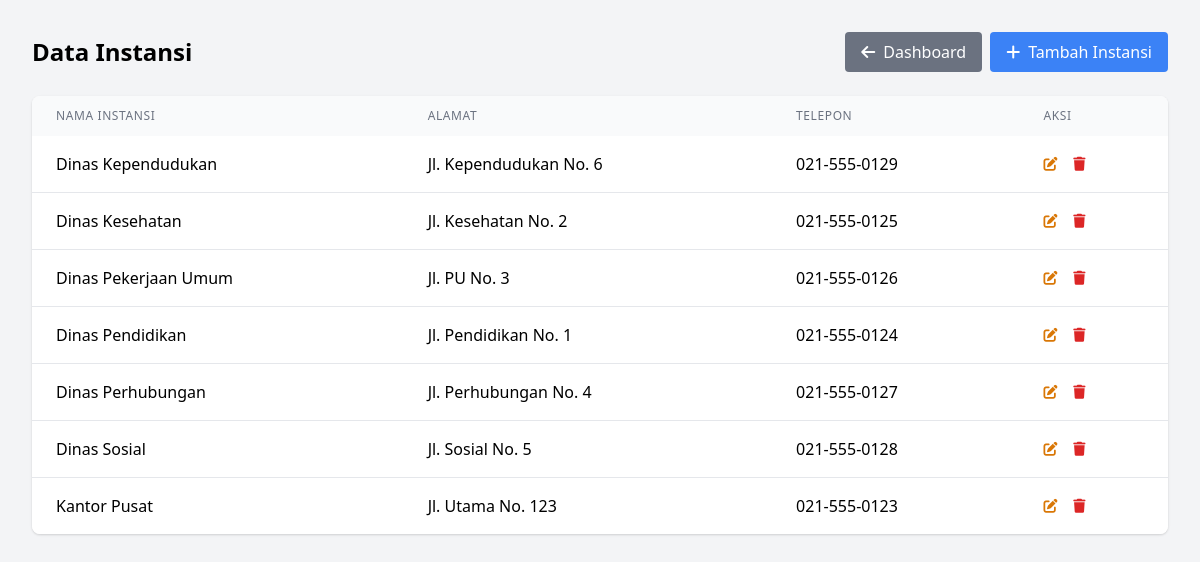
Screenshot of /data_instansi.php (signed in) with the database file from the repository.
### tables this page shows
CREATE TABLE instansi (
    id INT PRIMARY KEY AUTO_INCREMENT,
    nama_instansi VARCHAR(100) NOT NULL,
    alamat TEXT,
    telepon VARCHAR(20),
    dibuat_pada TIMESTAMP DEFAULT CURRENT_TIMESTAMP,
    diperbarui_pada TIMESTAMP DEFAULT CURRENT_TIMESTAMP ON UPDATE CURRENT_TIMESTAMP
);

### data_instansi.php (the view, shortened to what this page needs)
<?php
require_once 'config/database.php';
$sql = "SELECT * FROM instansi ORDER BY nama_instansi ASC";
$result = $conn->query($sql);
?>
<!DOCTYPE html>
<html lang="id">
<head>
    <link href="https://cdnjs.cloudflare.com/ajax/libs/tailwindcss/2.2.19/tailwind.min.css" rel="stylesheet">
    <link rel="stylesheet" href="https://cdnjs.cloudflare.com/ajax/libs/font-awesome/6.0.0/css/all.min.css">
</head>
<body class="bg-gray-100">
    <div class="flex min-h-screen">
        <div class="flex-1 p-4 md:p-8">
            <div class="flex flex-col sm:flex-row justify-between items-start sm:items-center mb-6 gap-4">
                <h1 class="text-2xl font-bold">Data Instansi</h1>
                <div class="flex flex-col sm:flex-row gap-2">
                    <button onclick="window.location.href='dashboard.php'" class="bg-gray-500 hover:bg-gray-600 text-white px-4 py-2 rounded">
                        <i class="fas fa-arrow-left mr-2"></i>Dashboard
                    </button>
                    <button onclick="tampilFormTambah()" class="bg-blue-500 hover:bg-blue-600 text-white px-4 py-2 rounded">
                        <i class="fas fa-plus mr-2"></i>Tambah Instansi
                    </button>
                </div>
            </div>
            <div class="desktop-table bg-white rounded-lg shadow overflow-hidden">
                <div class="overflow-x-auto">
                    <table class="min-w-full">
                        <thead class="bg-gray-50">
                            <tr>
                                <th class="px-6 py-3 text-left text-xs font-medium text-gray-500 uppercase tracking-wider">Nama Instansi</th>
                                <th class="px-6 py-3 text-left text-xs font-medium text-gray-500 uppercase tracking-wider">Alamat</th>
                                <th class="px-6 py-3 text-left text-xs font-medium text-gray-500 uppercase tracking-wider">Telepon</th>
                                <th class="px-6 py-3 text-left text-xs font-medium text-gray-500 uppercase tracking-wider">Aksi</th>
                            </tr>
                        </thead>
                        <tbody class="bg-white divide-y divide-gray-200">
                            <?php if($result->num_rows > 0): ?>
                                <?php while($row = $result->fetch_assoc()): ?>
                                    <tr>
                                        <td class="px-6 py-4"><?php echo htmlspecialchars($row['nama_instansi']); ?></td>
                                        <td class="px-6 py-4"><?php echo htmlspecialchars($row['alamat']); ?></td>
                                        <td class="px-6 py-4"><?php echo htmlspecialchars($row['telepon']); ?></td>
                                        <td class="px-6 py-4 whitespace-nowrap text-sm font-medium">
                                            <button onclick="tampilFormEdit(<?php echo $row['id']; ?>,
                                                '<?php echo addslashes($row['nama_instansi']); ?>',
                                                '<?php echo addslashes($row['alamat']); ?>',
                                                '<?php echo addslashes($row['telepon']); ?>')"
                                                class="text-yellow-600 hover:text-yellow-900 mr-3">
                                                <i class="fas fa-edit"></i>
                                            </button>
                                            <a href="#" onclick="konfirmasiHapus(<?php echo $row['id']; ?>)"
                                               class="text-red-600 hover:text-red-900">
                                                <i class="fas fa-trash"></i>
                                            </a>
                                        </td>
                                    </tr>
                                <?php endwhile; ?>
                            <?php else: ?>
                                <tr>
                                    <td colspan="4" class="px-6 py-4 text-center">Tidak ada data instansi</td>
                                </tr>
                            <?php endif; ?>
                        </tbody>
                    </table>
                </div>
            </div>
        </div>
    </div>
</body>
</html>

### data_instansi.php (style rules this page uses)
@media (min-width: 769px) { .desktop-table { display: block; } }

### rows the page displays
instansi: nama_instansi "Dinas Kependudukan", alamat "Jl. Kependudukan No. 6", telepon "021-555-0129"
instansi: nama_instansi "Dinas Kesehatan", alamat "Jl. Kesehatan No. 2", telepon "021-555-0125"
instansi: nama_instansi "Dinas Pekerjaan Umum", alamat "Jl. PU No. 3", telepon "021-555-0126"
instansi: nama_instansi "Dinas Pendidikan", alamat "Jl. Pendidikan No. 1", telepon "021-555-0124"
instansi: nama_instansi "Dinas Perhubungan", alamat "Jl. Perhubungan No. 4", telepon "021-555-0127"
instansi: nama_instansi "Dinas Sosial", alamat "Jl. Sosial No. 5", telepon "021-555-0128"
instansi: nama_instansi "Kantor Pusat", alamat "Jl. Utama No. 123", telepon "021-555-0123"
